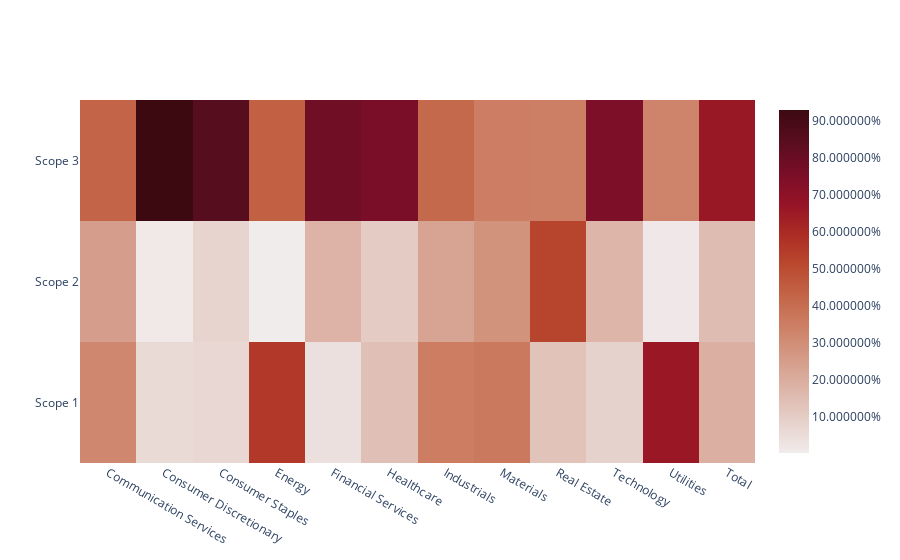

The code cell stored with this chart in its notebook:
### Code cell
fig = go.Figure(data = [trace], 
                layout = layout)
offline.iplot(fig)

### Figure 1 — Plotly figure (JSON) as saved in the notebook; plotly's stock layout.template omitted (floating-point values rounded to 4 significant figures)
{"data": [{"colorbar": {"tickformat": "%"}, "colorscale": [[0, "rgb(241, 236, 236)"], [0.09091, "rgb(230, 209, 203)"], [0.1818, "rgb(221, 182, 170)"], [0.2727, "rgb(213, 156, 137)"], [0.3636, "rgb(205, 129, 103)"], [0.4545, "rgb(196, 102, 73)"], [0.5455, "rgb(186, 74, 47)"], [0.6364, "rgb(172, 44, 36)"], [0.7273, "rgb(149, 19, 39)"], [0.8182, "rgb(120, 14, 40)"], [0.9091, "rgb(89, 13, 31)"], [1, "rgb(60, 9, 17)"]], "type": "heatmap", "x": ["Communication Services", "Consumer Discretionary", "Consumer Staples", "Energy", "Financial Services", "Healthcare", "Industrials", "Materials", "Real Estate", "Technology", "Utilities", "Total"], "y": ["Scope 1", "Scope 2", "Scope 3"], "z": [[0.3187, 0.05853, 0.06802, 0.5575, 0.03815, 0.1401, 0.3526, 0.3652, 0.1293, 0.08236, 0.6594, 0.1888], [0.25, 0.01103, 0.07635, 0.00111, 0.1795, 0.1046, 0.232, 0.2835, 0.5242, 0.1727, 0.01247, 0.1499], [0.4312, 0.9304, 0.8556, 0.4414, 0.7823, 0.7553, 0.4154, 0.3513, 0.3465, 0.745, 0.3281, 0.6613]]}], "layout": {"plot_bgcolor": "antiquewhite", "title": {"font": {"family": "Arial", "size": 25}, "text": ""}}}
